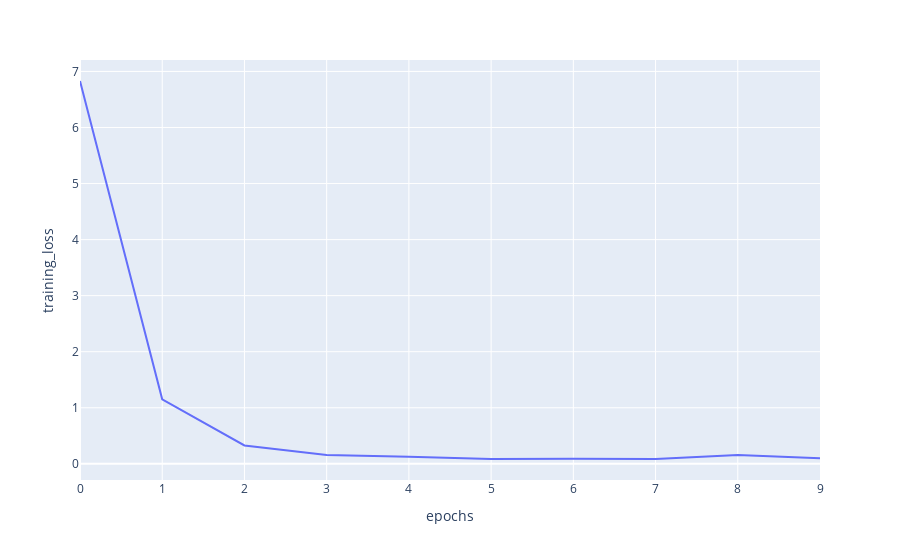

Notebook cell for this chart:
### Code cell
import plotly.express as px
import plotly
plotly.offline.init_notebook_mode (connected = True)
fig=px.line(x=range(10),y=df['loss'],labels={'x':'epochs','y':'training_loss'})
fig.show()

### Figure 1 — Plotly figure (JSON) as saved in the notebook; plotly's stock layout.template omitted (floating-point values rounded to 4 significant figures)
{"data": [{"hovertemplate": "epochs=%{x}<br>training_loss=%{y}<extra></extra>", "legendgroup": "", "line": {"color": "#636efa", "dash": "solid"}, "mode": "lines", "name": "", "orientation": "v", "showlegend": false, "type": "scatter", "x": [0, 1, 2, 3, 4, 5, 6, 7, 8, 9], "xaxis": "x", "y": [6.829, 1.151, 0.3276, 0.1583, 0.1259, 0.08585, 0.08961, 0.0866, 0.158, 0.1005], "yaxis": "y"}], "layout": {"legend": {"tracegroupgap": 0}, "margin": {"t": 60}, "xaxis": {"anchor": "y", "domain": [0, 1], "title": {"text": "epochs"}}, "yaxis": {"anchor": "x", "domain": [0, 1], "title": {"text": "training_loss"}}}}
